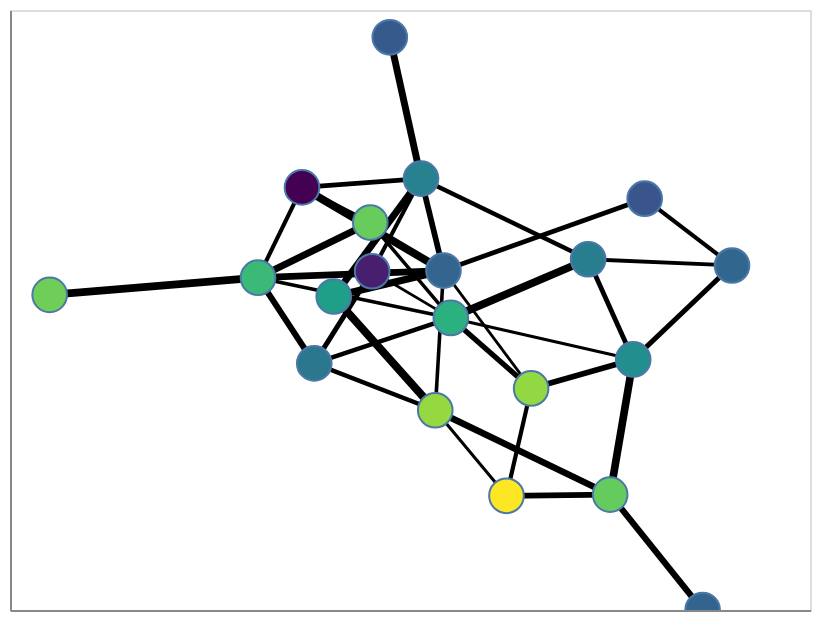

The cell this chart's notebook holds for it:
### Code cell
import numpy as np

# Add weights to nodes and edges
for n in G.nodes():
    G.nodes[n]['weight'] = np.random.randn()

for e in G.edges():
    G.edges[e]['weight'] = np.random.uniform(1, 10)


# Draw the graph using Altair
viz = nxa.draw_networkx(
    G, pos=pos,
    node_color='weight',
    cmap='viridis',
    width='weight',
    edge_color='black',
)

# Show it as an interactive plot!
viz.interactive()

### Figure 1 — Vega-Lite specification as saved in the notebook (floating-point values rounded to 4 significant figures)
{"config": {"view": {"continuousWidth": 400, "continuousHeight": 300}}, "layer": [{"data": {"name": "data-fac45d0be06b7bfefe830e3940b369be"}, "mark": {"type": "line", "color": "black", "opacity": 1}, "encoding": {"detail": {"type": "quantitative", "field": "edge"}, "size": {"type": "quantitative", "field": "weight", "legend": null}, "x": {"type": "quantitative", "axis": {"grid": false, "labels": false, "ticks": false, "title": ""}, "field": "x"}, "y": {"type": "quantitative", "axis": {"grid": false, "labels": false, "ticks": false, "title": ""}, "field": "y"}}, "selection": {"selector002": {"type": "interval", "bind": "scales", "encodings": ["x", "y"]}}}, {"data": {"name": "data-31de687ced1217c4be94307b843c438e"}, "mark": {"type": "point", "opacity": 1, "size": 300, "strokeWidth": 1.0}, "encoding": {"fill": {"type": "quantitative", "field": "weight", "scale": {"scheme": "viridis"}}, "x": {"type": "quantitative", "axis": {"grid": false, "labels": false, "ticks": false}, "field": "x"}, "y": {"type": "quantitative", "axis": {"grid": false, "labels": false, "ticks": false}, "field": "y"}}}], "$schema": "https://vega.github.io/schema/vega-lite/v4.8.1.json", "datasets": {"data-fac45d0be06b7bfefe830e3940b369be": [{"source": 0, "edge": 0, "pair": [0, 2], "target": 2, "y": 0.1692, "x": 0.3009, "weight": 9.666}, {"source": 0, "edge": 0, "pair": [0, 2], "target": 2, "y": -0.02642, "x": -0.008209, "weight": 9.666}, {"source": 0, "edge": 1, "pair": [0, 3], "target": 3, "y": 0.1692, "x": 0.3009, "weight": 3.963}, {"source": 0, "edge": 1, "pair": [0, 3], "target": 3, "y": 0.4381, "x": -0.07523, "weight": 3.963}, {"source": 0, "edge": 2, "pair": [0, 11], "target": 11, "y": 0.1692, "x": 0.3009, "weight": 2.96}, {"source": 0, "edge": 2, "pair": [0, 11], "target": 11, "y": 0.1484, "x": 0.6245, "weight": 2.96}, {"source": 0, "edge": 3, "pair": [0, 13], "target": 13, "y": 0.1692, "x": 0.3009, "weight": 4.635}, {"source": 0, "edge": 3, "pair": [0, 13], "target": 13, "y": -0.1648, "x": 0.4022, "weight": 4.635}, {"source": 1, "edge": 4, "pair": [1, 6], "target": 6, "y": 0.371, "x": 0.428, "weight": 4.681}, {"source": 1, "edge": 4, "pair": [1, 6], "target": 6, "y": 0.1314, "x": -0.02468, "weight": 4.681}, {"source": 1, "edge": 5, "pair": [1, 11], "target": 11, "y": 0.371, "x": 0.428, "weight": 3.554}, {"source": 1, "edge": 5, "pair": [1, 11], "target": 11, "y": 0.1484, "x": 0.6245, "weight": 3.554}, {"source": 2, "edge": 6, "pair": [2, 4], "target": 4, "y": -0.02642, "x": -0.008209, "weight": 2.685}, {"source": 2, "edge": 6, "pair": [2, 4], "target": 4, "y": 0.1077, "x": -0.4419, "weight": 2.685}, {"source": 2, "edge": 7, "pair": [2, 5], "target": 5, "y": -0.02642, "x": -0.008209, "weight": 2.448}, {"source": 2, "edge": 7, "pair": [2, 5], "target": 5, "y": 0.2915, "x": -0.1894, "weight": 2.448}, {"source": 2, "edge": 8, "pair": [2, 8], "target": 8, "y": -0.02642, "x": -0.008209, "weight": 1.09}, {"source": 2, "edge": 8, "pair": [2, 8], "target": 8, "y": 0.1292, "x": -0.1851, "weight": 1.09}, {"source": 2, "edge": 9, "pair": [2, 9], "target": 9, "y": -0.02642, "x": -0.008209, "weight": 4.289}, {"source": 2, "edge": 9, "pair": [2, 9], "target": 9, "y": -0.1779, "x": -0.3154, "weight": 4.289}, {"source": 2, "edge": 10, "pair": [2, 13], "target": 13, "y": -0.02642, "x": -0.008209, "weight": 1.728}, {"source": 2, "edge": 10, "pair": [2, 13], "target": 13, "y": -0.1648, "x": 0.4022, "weight": 1.728}, {"source": 2, "edge": 11, "pair": [2, 19], "target": 19, "y": -0.02642, "x": -0.008209, "weight": 5.373}, {"source": 2, "edge": 11, "pair": [2, 19], "target": 19, "y": -0.2615, "x": 0.1726, "weight": 5.373}, {"source": 3, "edge": 12, "pair": [3, 6], "target": 6, "y": 0.4381, "x": -0.07523, "weight": 6.192}, {"source": 3, "edge": 12, "pair": [3, 6], "target": 6, "y": 0.1314, "x": -0.02468, "weight": 6.192}, {"source": 3, "edge": 13, "pair": [3, 7], "target": 7, "y": 0.4381, "x": -0.07523, "weight": 8.33}, {"source": 3, "edge": 13, "pair": [3, 7], "target": 7, "y": 0.0449, "x": -0.2716, "weight": 8.33}, {"source": 3, "edge": 14, "pair": [3, 8], "target": 8, "y": 0.4381, "x": -0.07523, "weight": 3.381}, {"source": 3, "edge": 14, "pair": [3, 8], "target": 8, "y": 0.1292, "x": -0.1851, "weight": 3.381}, {"source": 3, "edge": 15, "pair": [3, 17], "target": 17, "y": 0.4381, "x": -0.07523, "weight": 4.83}, {"source": 3, "edge": 15, "pair": [3, 17], "target": 17, "y": 0.4086, "x": -0.343, "weight": 4.83}, {"source": 3, "edge": 16, "pair": [3, 18], "target": 18, "y": 0.4381, "x": -0.07523, "weight": 8.156}, {"source": 3, "edge": 16, "pair": [3, 18], "target": 18, "y": 0.909, "x": -0.1455, "weight": 8.156}, {"source": 4, "edge": 17, "pair": [4, 5], "target": 5, "y": 0.1077, "x": -0.4419, "weight": 8.032}, {"source": 4, "edge": 17, "pair": [4, 5], "target": 5, "y": 0.2915, "x": -0.1894, "weight": 8.032}, {"source": 4, "edge": 18, "pair": [4, 6], "target": 6, "y": 0.1077, "x": -0.4419, "weight": 7.776}, {"source": 4, "edge": 18, "pair": [4, 6], "target": 6, "y": 0.1314, "x": -0.02468, "weight": 7.776}, {"source": 4, "edge": 19, "pair": [4, 9], "target": 9, "y": 0.1077, "x": -0.4419, "weight": 6.779}, {"source": 4, "edge": 19, "pair": [4, 9], "target": 9, "y": -0.1779, "x": -0.3154, "weight": 6.779}, {"source": 4, "edge": 20, "pair": [4, 15], "target": 15, "y": 0.1077, "x": -0.4419, "weight": 9.521}, {"source": 4, "edge": 20, "pair": [4, 15], "target": 15, "y": 0.05048, "x": -0.9107, "weight": 9.521}, {"source": 4, "edge": 21, "pair": [4, 17], "target": 17, "y": 0.1077, "x": -0.4419, "weight": 3.541}, {"source": 4, "edge": 21, "pair": [4, 17], "target": 17, "y": 0.4086, "x": -0.343, "weight": 3.541}, {"source": 5, "edge": 22, "pair": [5, 17], "target": 17, "y": 0.2915, "x": -0.1894, "weight": 3.053}, {"source": 5, "edge": 22, "pair": [5, 17], "target": 17, "y": 0.4086, "x": -0.343, "weight": 3.053}, {"source": 6, "edge": 23, "pair": [6, 7], "target": 7, "y": 0.1314, "x": -0.02468, "weight": 8.556}, {"source": 6, "edge": 23, "pair": [6, 7], "target": 7, "y": 0.0449, "x": -0.2716, "weight": 8.556}, {"source": 6, "edge": 24, "pair": [6, 8], "target": 8, "y": 0.1314, "x": -0.02468, "weight": 1.581}, {"source": 6, "edge": 24, "pair": [6, 8], "target": 8, "y": 0.1292, "x": -0.1851, "weight": 1.581}, {"source": 6, "edge": 25, "pair": [6, 14], "target": 14, "y": 0.1314, "x": -0.02468, "weight": 2.629}, {"source": 6, "edge": 25, "pair": [6, 14], "target": 14, "y": -0.3341, "x": -0.04317, "weight": 2.629}, {"source": 6, "edge": 26, "pair": [6, 17], "target": 17, "y": 0.1314, "x": -0.02468, "weight": 9.921}, {"source": 6, "edge": 26, "pair": [6, 17], "target": 17, "y": 0.4086, "x": -0.343, "weight": 9.921}, {"source": 6, "edge": 27, "pair": [6, 19], "target": 19, "y": 0.1314, "x": -0.02468, "weight": 1.313}, {"source": 6, "edge": 27, "pair": [6, 19], "target": 19, "y": -0.2615, "x": 0.1726, "weight": 1.313}, {"source": 7, "edge": 28, "pair": [7, 14], "target": 14, "y": 0.0449, "x": -0.2716, "weight": 9.792}, {"source": 7, "edge": 28, "pair": [7, 14], "target": 14, "y": -0.3341, "x": -0.04317, "weight": 9.792}, {"source": 8, "edge": 29, "pair": [8, 9], "target": 9, "y": 0.1292, "x": -0.1851, "weight": 5.035}, {"source": 8, "edge": 29, "pair": [8, 9], "target": 9, "y": -0.1779, "x": -0.3154, "weight": 5.035}, {"source": 9, "edge": 30, "pair": [9, 14], "target": 14, "y": -0.1779, "x": -0.3154, "weight": 4.047}, {"source": 9, "edge": 30, "pair": [9, 14], "target": 14, "y": -0.3341, "x": -0.04317, "weight": 4.047}, {"source": 10, "edge": 31, "pair": [10, 16], "target": 16, "y": -1.0, "x": 0.5584, "weight": 7.069}, {"source": 10, "edge": 31, "pair": [10, 16], "target": 16, "y": -0.6154, "x": 0.3504, "weight": 7.069}, {"source": 11, "edge": 32, "pair": [11, 13], "target": 13, "y": 0.1484, "x": 0.6245, "weight": 4.965}, {"source": 11, "edge": 32, "pair": [11, 13], "target": 13, "y": -0.1648, "x": 0.4022, "weight": 4.965}, {"source": 12, "edge": 33, "pair": [12, 14], "target": 14, "y": -0.6194, "x": 0.117, "weight": 1.66}, {"source": 12, "edge": 33, "pair": [12, 14], "target": 14, "y": -0.3341, "x": -0.04317, "weight": 1.66}, {"source": 12, "edge": 34, "pair": [12, 16], "target": 16, "y": -0.6194, "x": 0.117, "weight": 6.075}, {"source": 12, "edge": 34, "pair": [12, 16], "target": 16, "y": -0.6154, "x": 0.3504, "weight": 6.075}, {"source": 12, "edge": 35, "pair": [12, 19], "target": 19, "y": -0.6194, "x": 0.117, "weight": 3.594}, {"source": 12, "edge": 35, "pair": [12, 19], "target": 19, "y": -0.2615, "x": 0.1726, "weight": 3.594}, {"source": 13, "edge": 36, "pair": [13, 16], "target": 16, "y": -0.1648, "x": 0.4022, "weight": 9.378}, {"source": 13, "edge": 36, "pair": [13, 16], "target": 16, "y": -0.6154, "x": 0.3504, "weight": 9.378}, {"source": 13, "edge": 37, "pair": [13, 19], "target": 19, "y": -0.1648, "x": 0.4022, "weight": 6.26}, {"source": 13, "edge": 37, "pair": [13, 19], "target": 19, "y": -0.2615, "x": 0.1726, "weight": 6.26}, {"source": 14, "edge": 38, "pair": [14, 16], "target": 16, "y": -0.3341, "x": -0.04317, "weight": 7.468}, {"source": 14, "edge": 38, "pair": [14, 16], "target": 16, "y": -0.6154, "x": 0.3504, "weight": 7.468}], "data-31de687ced1217c4be94307b843c438e": [{"x": 0.3009, "y": 0.1692, "weight": -0.3289}, {"x": 0.428, "y": 0.371, "weight": -0.9448}, {"x": -0.008209, "y": -0.02642, "weight": 0.4844}, {"x": -0.07523, "y": 0.4381, "weight": -0.2932}, {"x": -0.4419, "y": 0.1077, "weight": 0.6551}, {"x": -0.1894, "y": 0.2915, "weight": 0.9992}, {"x": -0.02468, "y": 0.1314, "weight": -0.7273}, {"x": -0.2716, "y": 0.0449, "weight": 0.2034}, {"x": -0.1851, "y": 0.1292, "weight": -1.657}, {"x": -0.3154, "y": -0.1779, "weight": -0.4416}, {"x": 0.5584, "y": -1.0, "weight": -0.7421}, {"x": 0.6245, "y": 0.1484, "weight": -0.6848}, {"x": 0.117, "y": -0.6194, "weight": 1.887}, {"x": 0.4022, "y": -0.1648, "weight": -0.07472}, {"x": -0.04317, "y": -0.3341, "weight": 1.286}, {"x": -0.9107, "y": 0.05048, "weight": 1.043}, {"x": 0.3504, "y": -0.6154, "weight": 0.9766}, {"x": -0.343, "y": 0.4086, "weight": -1.956}, {"x": -0.1455, "y": 0.909, "weight": -0.8783}, {"x": 0.1726, "y": -0.2615, "weight": 1.265}]}}
